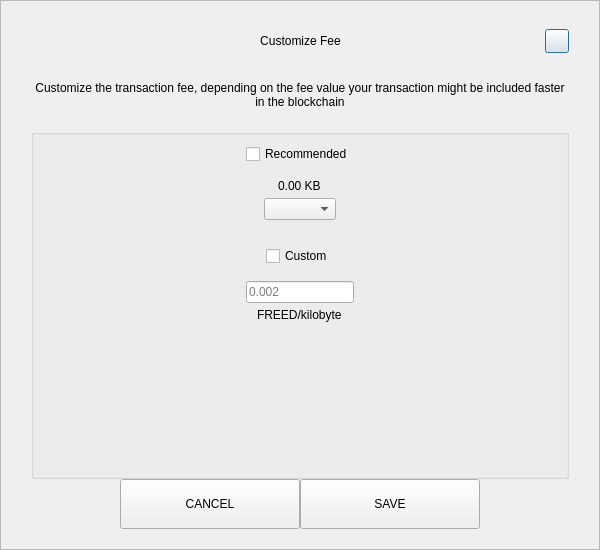
<?xml version="1.0" encoding="UTF-8"?>
<ui version="4.0">
 <class>SendCustomFeeDialog</class>
 <widget class="QDialog" name="SendCustomFeeDialog">
  <property name="geometry">
   <rect>
    <x>0</x>
    <y>0</y>
    <width>600</width>
    <height>550</height>
   </rect>
  </property>
  <property name="windowTitle">
   <string>Form</string>
  </property>
  <layout class="QVBoxLayout" name="verticalLayout_3">
   <property name="spacing">
    <number>0</number>
   </property>
   <property name="leftMargin">
    <number>0</number>
   </property>
   <property name="topMargin">
    <number>0</number>
   </property>
   <property name="rightMargin">
    <number>0</number>
   </property>
   <property name="bottomMargin">
    <number>0</number>
   </property>
   <item>
    <widget class="QFrame" name="frame">
     <property name="styleSheet">
      <string notr="true"/>
     </property>
     <property name="frameShape">
      <enum>QFrame::StyledPanel</enum>
     </property>
     <property name="frameShadow">
      <enum>QFrame::Raised</enum>
     </property>
     <layout class="QVBoxLayout" name="verticalLayout_2">
      <property name="spacing">
       <number>0</number>
      </property>
      <property name="leftMargin">
       <number>30</number>
      </property>
      <property name="topMargin">
       <number>20</number>
      </property>
      <property name="rightMargin">
       <number>30</number>
      </property>
      <property name="bottomMargin">
       <number>20</number>
      </property>
      <item>
       <layout class="QHBoxLayout" name="horizontalLayout_3">
        <property name="spacing">
         <number>0</number>
        </property>
        <item>
         <spacer name="horizontalSpacer_21">
          <property name="orientation">
           <enum>Qt::Horizontal</enum>
          </property>
          <property name="sizeHint" stdset="0">
           <size>
            <width>40</width>
            <height>20</height>
           </size>
          </property>
         </spacer>
        </item>
        <item>
         <widget class="QLabel" name="labelTitle">
          <property name="minimumSize">
           <size>
            <width>0</width>
            <height>40</height>
           </size>
          </property>
          <property name="maximumSize">
           <size>
            <width>16777215</width>
            <height>40</height>
           </size>
          </property>
          <property name="styleSheet">
           <string notr="true">padding-left:24px;</string>
          </property>
          <property name="text">
           <string>Customize Fee</string>
          </property>
          <property name="alignment">
           <set>Qt::AlignCenter</set>
          </property>
          <property name="margin">
           <number>7</number>
          </property>
         </widget>
        </item>
        <item>
         <spacer name="horizontalSpacer">
          <property name="orientation">
           <enum>Qt::Horizontal</enum>
          </property>
          <property name="sizeHint" stdset="0">
           <size>
            <width>40</width>
            <height>20</height>
           </size>
          </property>
         </spacer>
        </item>
        <item>
         <widget class="QPushButton" name="btnEsc">
          <property name="minimumSize">
           <size>
            <width>24</width>
            <height>24</height>
           </size>
          </property>
          <property name="maximumSize">
           <size>
            <width>24</width>
            <height>24</height>
           </size>
          </property>
          <property name="text">
           <string/>
          </property>
         </widget>
        </item>
       </layout>
      </item>
      <item>
       <spacer name="verticalSpacer_2">
        <property name="orientation">
         <enum>Qt::Vertical</enum>
        </property>
        <property name="sizeType">
         <enum>QSizePolicy::Fixed</enum>
        </property>
        <property name="sizeHint" stdset="0">
         <size>
          <width>20</width>
          <height>20</height>
         </size>
        </property>
       </spacer>
      </item>
      <item>
       <widget class="QLabel" name="labelMessage">
        <property name="text">
         <string>Customize the transaction fee, depending on the fee value your transaction might be included faster in the blockchain</string>
        </property>
        <property name="alignment">
         <set>Qt::AlignCenter</set>
        </property>
        <property name="wordWrap">
         <bool>true</bool>
        </property>
       </widget>
      </item>
      <item>
       <spacer name="verticalSpacer_3">
        <property name="orientation">
         <enum>Qt::Vertical</enum>
        </property>
        <property name="sizeType">
         <enum>QSizePolicy::Fixed</enum>
        </property>
        <property name="sizeHint" stdset="0">
         <size>
          <width>20</width>
          <height>20</height>
         </size>
        </property>
       </spacer>
      </item>
      <item>
       <widget class="QGroupBox" name="groupBox">
        <property name="title">
         <string/>
        </property>
        <layout class="QVBoxLayout" name="verticalLayout">
         <property name="leftMargin">
          <number>12</number>
         </property>
         <property name="rightMargin">
          <number>12</number>
         </property>
         <item>
          <layout class="QVBoxLayout" name="verticalLayout_4">
           <property name="spacing">
            <number>5</number>
           </property>
           <item alignment="Qt::AlignHCenter">
            <widget class="QCheckBox" name="checkBoxRecommended">
             <property name="text">
              <string>Recommended</string>
             </property>
            </widget>
           </item>
           <item>
            <spacer name="verticalSpacer_5">
             <property name="orientation">
              <enum>Qt::Vertical</enum>
             </property>
             <property name="sizeType">
              <enum>QSizePolicy::Fixed</enum>
             </property>
             <property name="sizeHint" stdset="0">
              <size>
               <width>20</width>
               <height>10</height>
              </size>
             </property>
            </spacer>
           </item>
           <item alignment="Qt::AlignHCenter">
            <widget class="QLabel" name="labelFee">
             <property name="text">
              <string>0.00 KB</string>
             </property>
            </widget>
           </item>
           <item alignment="Qt::AlignHCenter">
            <widget class="QComboBox" name="comboBoxRecommended"/>
           </item>
          </layout>
         </item>
         <item>
          <spacer name="verticalSpacer">
           <property name="orientation">
            <enum>Qt::Vertical</enum>
           </property>
           <property name="sizeType">
            <enum>QSizePolicy::Fixed</enum>
           </property>
           <property name="sizeHint" stdset="0">
            <size>
             <width>20</width>
             <height>20</height>
            </size>
           </property>
          </spacer>
         </item>
         <item>
          <layout class="QVBoxLayout" name="verticalLayout_5">
           <property name="spacing">
            <number>5</number>
           </property>
           <item alignment="Qt::AlignHCenter">
            <widget class="QCheckBox" name="checkBoxCustom">
             <property name="text">
              <string>Custom</string>
             </property>
            </widget>
           </item>
           <item>
            <spacer name="verticalSpacer_6">
             <property name="orientation">
              <enum>Qt::Vertical</enum>
             </property>
             <property name="sizeType">
              <enum>QSizePolicy::Fixed</enum>
             </property>
             <property name="sizeHint" stdset="0">
              <size>
               <width>20</width>
               <height>10</height>
              </size>
             </property>
            </spacer>
           </item>
           <item alignment="Qt::AlignHCenter">
            <widget class="QLineEdit" name="lineEditCustomFee">
             <property name="placeholderText">
              <string notr="true">0.002</string>
             </property>
            </widget>
           </item>
           <item alignment="Qt::AlignHCenter">
            <widget class="QLabel" name="labelCustomFee">
             <property name="text">
              <string>FREED/kilobyte</string>
             </property>
            </widget>
           </item>
          </layout>
         </item>
         <item>
          <spacer name="verticalSpacer_4">
           <property name="orientation">
            <enum>Qt::Vertical</enum>
           </property>
           <property name="sizeHint" stdset="0">
            <size>
             <width>20</width>
             <height>40</height>
            </size>
           </property>
          </spacer>
         </item>
        </layout>
       </widget>
      </item>
      <item>
       <layout class="QHBoxLayout" name="horizontalLayout" stretch="1,2,2,1">
        <item>
         <spacer name="horizontalSpacer1">
          <property name="orientation">
           <enum>Qt::Horizontal</enum>
          </property>
          <property name="sizeHint" stdset="0">
           <size>
            <width>40</width>
            <height>20</height>
           </size>
          </property>
         </spacer>
        </item>
        <item>
         <widget class="QPushButton" name="btnCancel">
          <property name="minimumSize">
           <size>
            <width>180</width>
            <height>50</height>
           </size>
          </property>
          <property name="focusPolicy">
           <enum>Qt::NoFocus</enum>
          </property>
          <property name="text">
           <string>CANCEL</string>
          </property>
         </widget>
        </item>
        <item>
         <widget class="QPushButton" name="btnSave">
          <property name="minimumSize">
           <size>
            <width>180</width>
            <height>50</height>
           </size>
          </property>
          <property name="focusPolicy">
           <enum>Qt::NoFocus</enum>
          </property>
          <property name="text">
           <string>SAVE</string>
          </property>
         </widget>
        </item>
        <item>
         <spacer name="horizontalSpacer_2">
          <property name="orientation">
           <enum>Qt::Horizontal</enum>
          </property>
          <property name="sizeHint" stdset="0">
           <size>
            <width>40</width>
            <height>20</height>
           </size>
          </property>
         </spacer>
        </item>
       </layout>
      </item>
     </layout>
    </widget>
   </item>
  </layout>
 </widget>
 <resources/>
 <connections/>
</ui>
